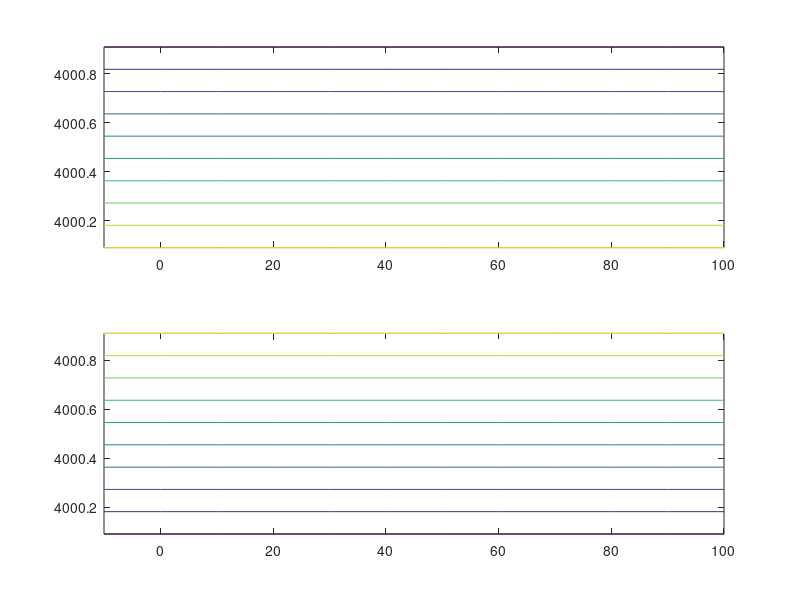

Write MATLAB code to recreate this figure.
% FFE project LVO limits in rpm-temp space

TBeAngLimMinLVO_Temp = [-10 0 10 20 30 40 50 60 70 80 90 100];

TBeAngLimMinLVO_n = [...
 500
 1000
 1500
 2000
 3000
 3500
 4000
 4001
 ];
 TBeAngLimMinLVO = [...
700	700	700	700	700	700	700	700	700	700	700	700;
700	700	700	700	700	700	700	700	700	700	700	700;
700	700	700	700	700	700	700	700	700	700	700	700;
700	700	700	700	700	700	700	700	700	700	700	700;
700	700	700	700	700	700	700	700	700	700	700	700;
700	700	700	700	700	700	700	700	700	700	700	700;
700	700	700	700	700	700	700	700	700	700	700	700;
318.063	318.063	318.063	318.063	318.063	318.063	318.063	318.063	318.063	318.063	318.063	318.063
];
subplot(2,1,1)
contour(TBeAngLimMinLVO_Temp, TBeAngLimMinLVO_n, TBeAngLimMinLVO); axis('tight')


TBeAngLimMaxLVO_Temp = [-10 0 10 20 30 40 50 60 70 80 90 100];
TBeAngLimMaxLVO_n = [...
500
1000
1500
2000
3000
3500
4000
4001
];
TBeAngLimMaxLVO = [...
50	50	50	50	50	50	50	50	50	50	50	50;
50	50	50	50	50	50	50	50	50	50	50	50;
50	50	50	50	50	50	50	50	50	50	50	50;
50	50	50	50	50	50	50	50	50	50	50	50;
50	50	50	50	50	50	50	50	50	50	50	50;
50	50	50	50	50	50	50	50	50	50	50	50;
50	50	50	50	50	50	50	50	50	50	50	50;
640	640	640	640	640	640	640	640	640	640	640	640
];

subplot(2,1,2)
contour(TBeAngLimMaxLVO_Temp, TBeAngLimMaxLVO_n, TBeAngLimMaxLVO); axis('tight')
aaa=0;
 
 
 
 